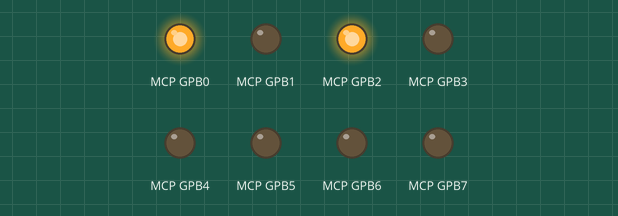
Recording of a program running on a simulated Raspberry Pi (BCM pin numbers). Shown: output pins drawn as LEDs (lit = HIGH).

Above: at 1.5 s.
At 3.5 s:
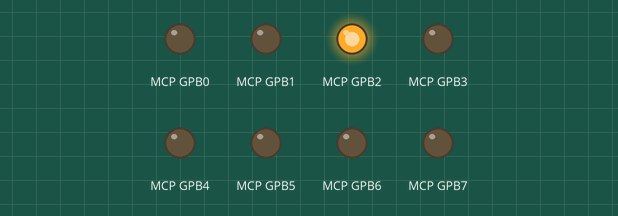
At 5.5 s:
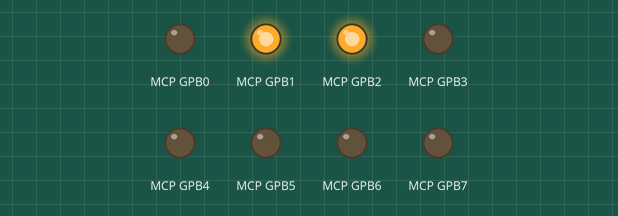
Timing chart, 0 to 10.4 s (numbered marks = the images above):
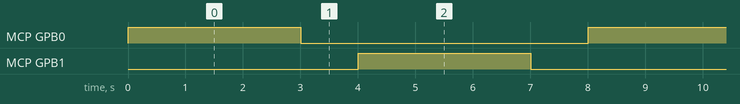

Measured:
- by itself, MCP GPB0, MCP GPB1: alternates HIGH for 3.0 s and LOW for 5.0 s
- by itself, everything shown: repeats every 8.0 s, in 4 steps

The program:

DC_motor_I2C_test.py
```python
import smbus  # module to access i2c based interfaces
import time

bus = smbus.SMBus(1) # Rev 2 Pi uses 1

DEVICE = 0x20 # Device address (A0-A2)
IODIRB = 0x01 # Pin direction register
OLATB  = 0x15 # Register for outputs

# all bits of IODIRB register are set to 0 meaning GPA pins are outputs
bus.write_byte_data(DEVICE,IODIRB,0x00)

# Set all the pins of Port B of MCP23017 to 0 except pin 3
# pin 3 is set to logic 1 which is given to enable pin of L293D
bus.write_byte_data(DEVICE,OLATB,0x04)

# Function name :forward
# Input : None
# Output : Motor moves in clockwise direction i.e. forward
# Example call: forward()
def forward():
     bus.write_byte_data(DEVICE,OLATB,0b00000101) # one input
                          #to the motor is set to logic high and the
      # other input is set to logic low resulting in clockwise motion
     time.sleep(1)


# Function name :backward
# Input : None
# Output : Motor moves in anticlockwise direction i.e. backward
# Example call: backward()
def backward():
     bus.write_byte_data(DEVICE,OLATB,0b00000110)# one input to the
                               #motor is set to logic low and the
     # other input is set to logic high resulting in anticlockwise motion
     time.sleep(1)


try:
    while 1:
         forward()    # motor moves in clockwise direction
         time.sleep(2)
         bus.write_byte_data(DEVICE,OLATB,0b00000100)
                              # halt the motor for 1 second
         time.sleep(1)

         backward()    # motor moves in anticlockwise direction
         time.sleep(2)
         bus.write_byte_data(DEVICE,OLATB,0b00000100)
                                  # halt the motor for 1 second
         time.sleep(1)

except KeyboardInterrupt:
     pass
     bus.write_byte_data(DEVICE,OLATB,0b00000000)
     # Stop the motor by setting all pins to logic 0
```
